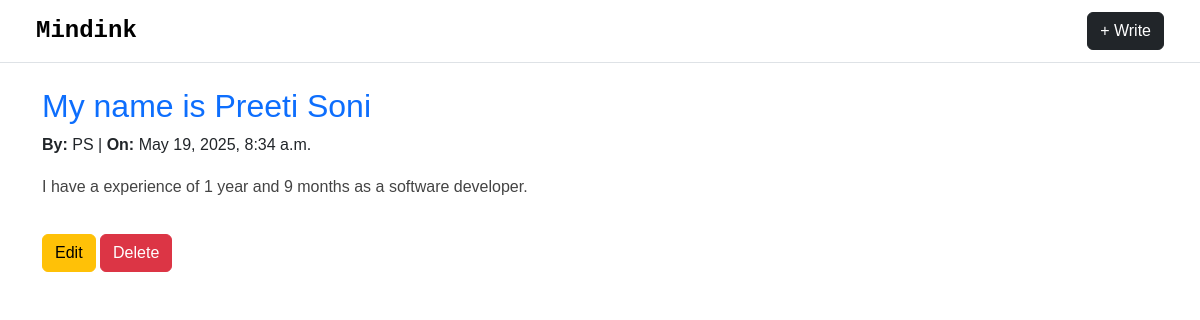
The page /blog/10/ on the database its author committed.
### blog/models.py (models this page shows, shortened)
class Blog(models.Model):
    title = models.CharField(max_length=100)
    description = models.TextField(max_length=2000)
    created_by = models.CharField(max_length=100)
    created_at = models.DateTimeField(auto_now_add=True)
    is_deleted = models.BooleanField(default=False)  # Soft delete flag

### blog/views.py (the view)
# urls.py: path('blog/<int:pk>/', views.blog_detail, name='blog_detail'),
def blog_detail(request, pk):
    blog = get_object_or_404(Blog, pk=pk)
    return render(request, 'blog_detail.html', {'blog': blog})

### blog/templates/blog_detail.html
{% extends "base.html" %}
{% block content %}
<div class="blog">
    <h2 class="text-primary">{{ blog.title }}</h2>
    <p><strong>By:</strong> {{ blog.created_by }} | <strong>On:</strong> {{ blog.created_at }}</p>
    <div class="blog-content">{{ blog.description|linebreaks }}</div>
    <a href="{% url 'blog_edit' blog.pk %}" class="btn btn-warning mt-3">Edit</a>
    <a href="{% url 'blog_delete' blog.pk %}" class="btn btn-danger mt-3">Delete</a>
</div>
{% endblock %}

### blog/templates/base.html (style rules this page uses)
body { font-family:'Geneva', sans-serif; background-color: #fff; }
.blog-content { line-height: 1.8; color: #444; }
.blog-content p { margin-bottom: 1rem; }

### rows shown on the page
Blog: title "My name is Preeti Soni", created_by "PS", created_at "May 19, 2025, 8:34 a.m.", description "I have a experience of 1 year and 9 months as a software developer."
